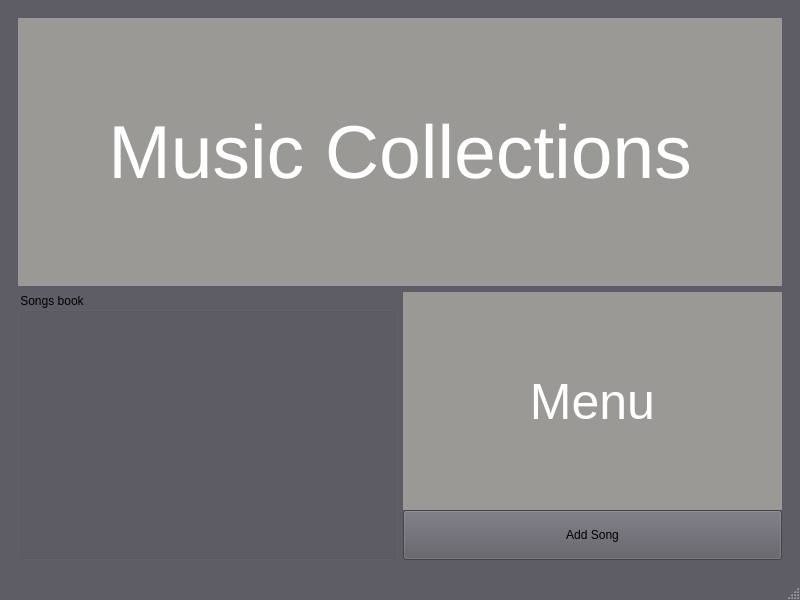
<?xml version="1.0" encoding="UTF-8"?>
<ui version="4.0">
 <class>MainWindow</class>
 <widget class="QMainWindow" name="MainWindow">
  <property name="geometry">
   <rect>
    <x>0</x>
    <y>0</y>
    <width>800</width>
    <height>600</height>
   </rect>
  </property>
  <property name="sizePolicy">
   <sizepolicy hsizetype="Preferred" vsizetype="Maximum">
    <horstretch>0</horstretch>
    <verstretch>0</verstretch>
   </sizepolicy>
  </property>
  <property name="windowTitle">
   <string>MainWindow</string>
  </property>
  <property name="styleSheet">
   <string notr="true">QMainWindow{
	background-color:  rgb(94, 92, 100);
}</string>
  </property>
  <widget class="QWidget" name="centralwidget">
   <property name="styleSheet">
    <string notr="true">QWidget{
	background-color:  rgb(94, 92, 100);
}</string>
   </property>
   <layout class="QGridLayout" name="gridLayout">
    <item row="0" column="0">
     <widget class="QStackedWidget" name="mainStackedWidget">
      <property name="styleSheet">
       <string notr="true"/>
      </property>
      <widget class="QWidget" name="musicCollections">
       <layout class="QGridLayout" name="gridLayout_2">
        <item row="1" column="0">
         <widget class="QGroupBox" name="SongsBook">
          <property name="minimumSize">
           <size>
            <width>0</width>
            <height>0</height>
           </size>
          </property>
          <property name="title">
           <string>Songs book</string>
          </property>
         </widget>
        </item>
        <item row="1" column="1">
         <layout class="QVBoxLayout" name="menuLayout">
          <property name="spacing">
           <number>0</number>
          </property>
          <property name="sizeConstraint">
           <enum>QLayout::SetDefaultConstraint</enum>
          </property>
          <item>
           <widget class="QLabel" name="menuTitle">
            <property name="sizePolicy">
             <sizepolicy hsizetype="Preferred" vsizetype="Preferred">
              <horstretch>0</horstretch>
              <verstretch>0</verstretch>
             </sizepolicy>
            </property>
            <property name="minimumSize">
             <size>
              <width>0</width>
              <height>0</height>
             </size>
            </property>
            <property name="styleSheet">
             <string notr="true">QLabel{
	background-color: rgb(154, 153, 150);
	color: rgb(255, 255, 255);
	font-size: 50px;
}</string>
            </property>
            <property name="lineWidth">
             <number>1</number>
            </property>
            <property name="midLineWidth">
             <number>0</number>
            </property>
            <property name="text">
             <string>Menu</string>
            </property>
            <property name="scaledContents">
             <bool>false</bool>
            </property>
            <property name="alignment">
             <set>Qt::AlignCenter</set>
            </property>
           </widget>
          </item>
          <item>
           <widget class="QPushButton" name="addMusictoCollectButton">
            <property name="minimumSize">
             <size>
              <width>200</width>
              <height>50</height>
             </size>
            </property>
            <property name="styleSheet">
             <string notr="true">QPushButton:hover{
	background-color: rgb(255, 120, 0);
}</string>
            </property>
            <property name="text">
             <string>Add Song</string>
            </property>
           </widget>
          </item>
         </layout>
        </item>
        <item row="0" column="0" colspan="2">
         <widget class="QLabel" name="titleMusicCollections">
          <property name="styleSheet">
           <string notr="true">QLabel{
	background-color: rgb(154, 153, 150);
	color: rgb(255, 255, 255);
	font-size: 75px;
}</string>
          </property>
          <property name="lineWidth">
           <number>1</number>
          </property>
          <property name="midLineWidth">
           <number>0</number>
          </property>
          <property name="text">
           <string>Music Collections</string>
          </property>
          <property name="scaledContents">
           <bool>false</bool>
          </property>
          <property name="alignment">
           <set>Qt::AlignCenter</set>
          </property>
         </widget>
        </item>
       </layout>
      </widget>
     </widget>
    </item>
   </layout>
  </widget>
  <widget class="QStatusBar" name="statusbar"/>
 </widget>
 <resources/>
 <connections/>
</ui>
